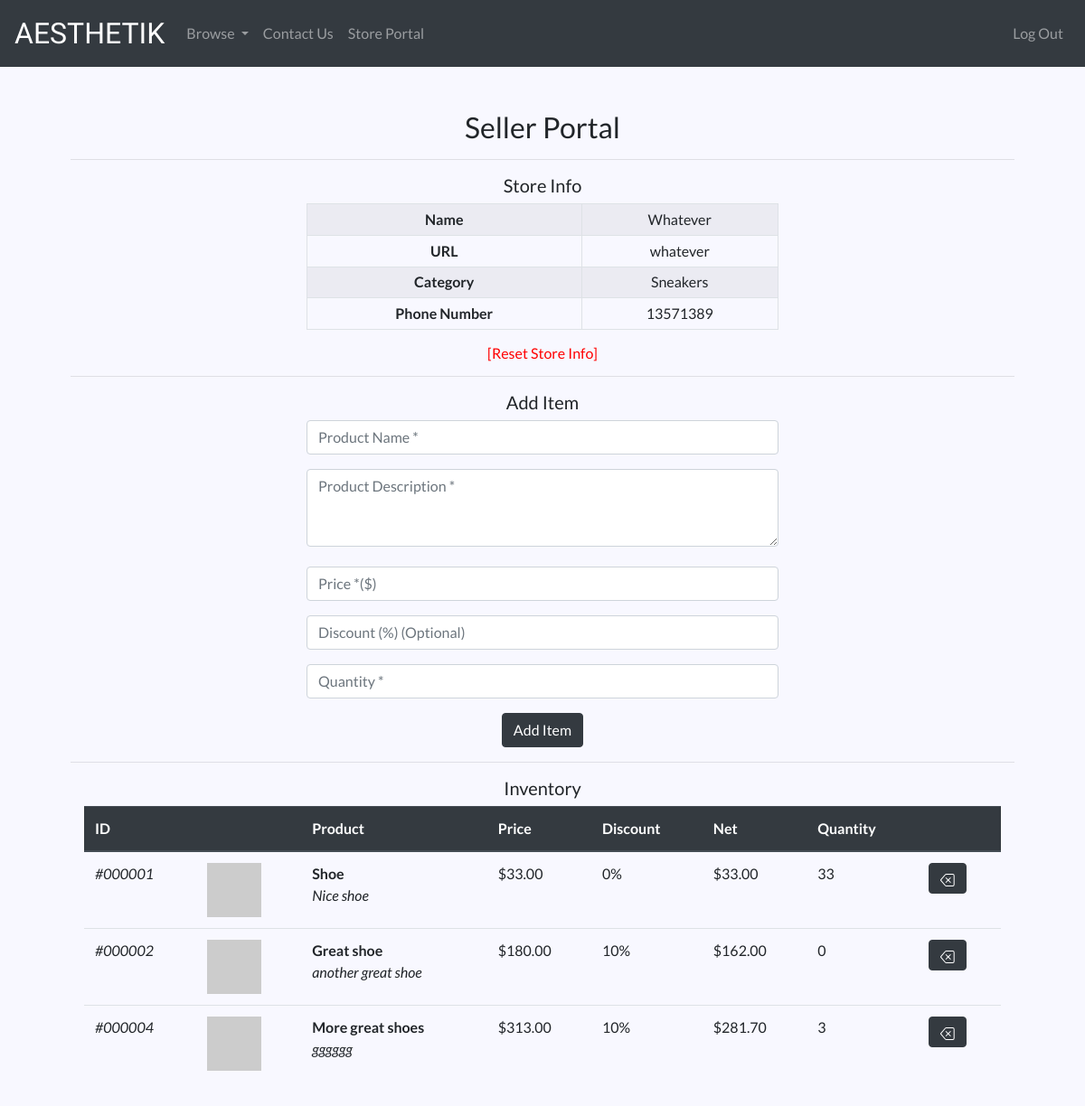
The page /portal (signed in) on the database its author committed.
### tables this page shows
CREATE TABLE stores(id INTEGER, name TEXT, url TEXT, category TEXT, 'phonenumber' text, FOREIGN KEY(id) REFERENCES users(id));

CREATE TABLE items (id INTEGER PRIMARY KEY AUTOINCREMENT NOT NULL, storeID INTEGER, name TEXT NOT NULL, description TEXT NOT NULL, price NUMERIC NOT NULL, discount NUMERIC, quantity INTEGER NOT NULL, img bytea);

### application.py (the view)
@app.route("/portal", methods=["GET", "POST"])
@login_required
def portal():
    if session["usertype"] != "seller":
        return apology("Not a seller account")
    store = db.execute("SELECT * FROM stores WHERE id = ?", session["user_id"])
    if not store:
        return redirect("/setup")
    if request.method == "POST":
        name = request.form.get("name")
        description = request.form.get("description")
        price = request.form.get("price").replace(',', '')[1:]
        discount = request.form.get("discount")
        if not discount:
            discount = 0
        quantity = request.form.get("quantity")
        db.execute("INSERT INTO items (storeID, name, description, price, discount, quantity) VALUES (?, ?, ?, ?, ?, ?)",
                   session["user_id"], name, description, price, discount, quantity)
        items = db.execute("SELECT * FROM items WHERE storeID = ?", session["user_id"])
        for item in items:
            item["img"] = img(item, 800)
        flash("Item(s) successfully added")
        return render_template("portal.html", store=store[0], items=items)
    else:
        items = db.execute("SELECT * FROM items WHERE storeID = ?", session["user_id"])
        for item in items:
            item["img"] = img(item, 800)
        return render_template("portal.html", store=store[0], items=items)

### application.py (called while the page is built)
def img(obj, size):
    digest = md5(str(obj["id"]).lower().encode('utf-8')).hexdigest()
    return 'https://www.gravatar.com/avatar/{}?d=identicon&s={}'.format(
        digest, size)

@app.after_request
def after_request(response):
    response.headers["Cache-Control"] = "no-cache, no-store, must-revalidate"
    response.headers["Expires"] = 0
    response.headers["Pragma"] = "no-cache"
    return response

### helpers.py (called while the page is built)
def login_required(f):
    @wraps(f)
    def decorated_function(*args, **kwargs):
        if session.get("user_id") is None:
            return redirect("/login")
        return f(*args, **kwargs)
    return decorated_function

def usd(value):
    return f"${value:,.2f}"

### templates/portal.html (shortened to what this page needs)
{% extends "layout.html" %}
{% block main %}
    <h2>Seller Portal</h2>
    <hr/>
    <h5>Store Info</h5>
    <table class="table table-sm table-bordered table-striped w-50 mx-auto">
      <tbody>
        <tr>
          <th scope="row">Name</th>
          <td>{{store.name}}</td>
        </tr>
        <tr>
          <th scope="row">URL</th>
          <td>{{store.url}}</td>
        </tr>
        <tr>
          <th scope="row">Category</th>
          <td>{{store.category}}</td>
        </tr>
        <tr>
          <th scope="row">Phone Number</th>
          <td>{{store.phonenumber}}</td>
        </tr>
      </tbody>
    </table>
    <h6><a href="/setup" class="link-dark" style="color: red;">[Reset Store Info]</a></h6>
    <hr/>
    <h5>Add Item</h5>
    <form action="/portal" method="post">
        <div class="form-group">
            <input autocomplete="off" required class="form-control" style="width: 50%;" name="name" placeholder="Product Name *" type="text">
        </div>
        <div class="form-group">
            <textarea autocomplete="off" required class="form-control" style="width: 50%;" name="description" placeholder="Product Description *" rows="3"></textarea>
        </div>
        <div class="form-group">
            <input autocomplete="off" required class="form-control" style="width: 50%;" name="price" placeholder="Price *($)" type="text" pattern="^\$\d{1,3}(,\d{3})*(\.\d+)?$">
        </div>
        <div class="form-group">
            <input autocomplete="off" class="form-control" style="width: 50%;" name="discount" placeholder="Discount (%) (Optional)" type="number" min="0" max="100">
        </div>
        <div class="form-group">
            <input autocomplete="off" required class="form-control" style="width: 50%;" name="quantity" placeholder="Quantity *" type="number" min="1">
        </div>
        <button class="btn btn-dark" type="submit">Add Item</button>
    </form>
    <hr/>
    <div class="container">
      <div class="row">
        <div class="col">
          <div class="table-wrap">
            <table class="table" style="text-align: left">
              <thead class="thead-dark">
                <h5>Inventory</h5>
                <tr>
                  <th>ID</th>
                  <th>&nbsp;</th>
                  <th>Product</th>
                  <th>Price</th>
                  <th>Discount</th>
                  <th>Net</th>
                  <th>Quantity</th>
                  <th>&nbsp;</th>
                </tr>
                {% for item in items %}
                <tr>
                  <td><em>#{{ '%06d' % item.id}}</em></td>
                  <td><img src="{{item.img}}" class="icon"></td>
                  <td><b>{{item.name}}</b><br><em>{{item.description}}</em></td>
                  <td>{{item.price | usd}}</td>
                  <td>{{item.discount}}%</td>
                  <td>{{(item.price * (1 - (item.discount / 100))) | usd}}</td>
                  <td>{{item.quantity}}</td>
                  <td>
                    <button class="btn btn-dark bm-4 py-1">
                      <a href="/remove/{{item.id}}" style="color: white;">
                      </a>
                    </button>
                  </td>
                </tr>
                {% endfor %}
              </thead>
            </table>
          </div>
        </div>
      </div>
    </div>
{% endblock %}

### templates/layout.html (shortened to what this page needs)
<!DOCTYPE html>
<html lang="en">
    <head>
        <link rel="stylesheet" href="https://cdn.jsdelivr.net/npm/bootstrap@4.5.3/dist/css/bootstrap.min.css">
        <link href="/static/styles.css" rel="stylesheet">
    </head>
    <body>
        <nav class="navbar navbar-expand-lg navbar-dark bg-dark">
          <a class="navbar-brand" href="/">AESTHETIK</a>
          <div class="collapse navbar-collapse" id="navbarSupportedContent">
            <ul class="navbar-nav mr-auto">
              <li class="nav-item dropdown">
                <a class="nav-link dropdown-toggle" href="#" id="navbarDropdown" role="button" data-toggle="dropdown" aria-haspopup="true" aria-expanded="false">
                  Browse
                </a>
              </li>
              <li class="nav-item">
                <a class="nav-link" href="mailto: swewainehtet@gmail.com">Contact Us</a>
              </li>
              {% if session.usertype == "seller" %}
              <li class="nav-item">
                <a class="nav-link" href="/portal">Store Portal</a>
              </li>
              {% endif %}
            </ul>
            {% if session.user_id %}
                <ul class="navbar-nav ml-auto">
                    <li class="nav-item"><a class="nav-link" href="/logout">Log Out</a></li>
                </ul>
            {% else %}
                <ul class="navbar-nav ml-auto">
                    <li class="nav-item"><a class="nav-link" href="/register">Register</a></li>
                    <li class="nav-item"><a class="nav-link" href="/login">Log In</a></li>
                </ul>
            {% endif %}
          </div>
        </nav>
        <main class="container p-5">
            {% block main %}{% endblock %}
        </main>
    </body>
</html>

### static/styles.css (style rules this page uses)
nav .navbar-brand { font-family: 'Zen Tokyo Zoo', sans-serif; font-size: xx-large; }
main .form-control { display: inline-block; width: auto; }
main { overflow-x: auto; text-align: center; }
main img { max-width: 100%; }
body { background-color: ghostwhite; font-family: 'Lato', sans-serif; }
.icon { height: auto; max-width: 5vw; }

### rows shown on the page
stores: name "Whatever", url "whatever", category "Sneakers", phonenumber "13571389"
items: id "000001", name "Shoe", description "Nice shoe", price "$33.00", discount "0", (item.price*(1-(item.discount/100)))|usd "$33.00", quantity "33"
items: id "000002", name "Great shoe", description "another great shoe", price "$180.00", discount "10", (item.price*(1-(item.discount/100)))|usd "$162.00", quantity "0"
items: id "000004", name "More great shoes", description "gggggg", price "$313.00", discount "10", (item.price*(1-(item.discount/100)))|usd "$281.70", quantity "3"
